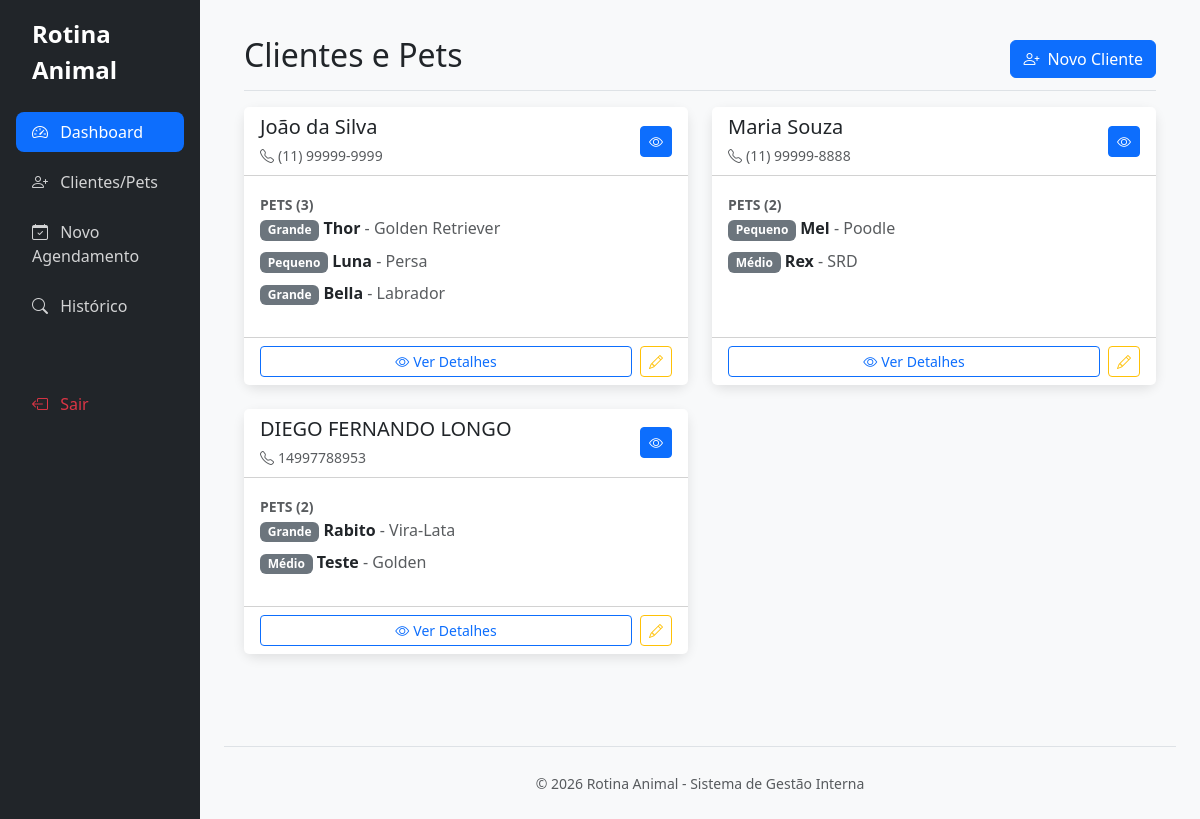
/clientes/, run on an earlier commit of the app's database.
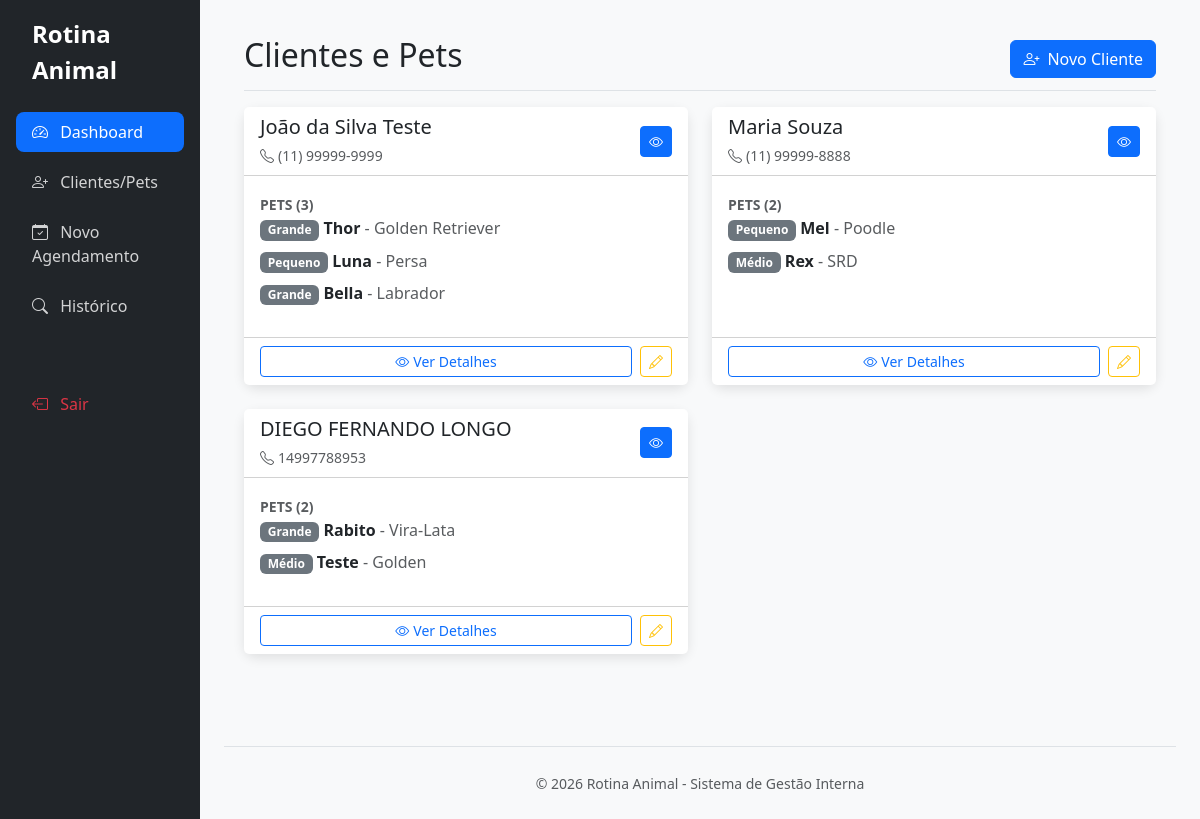
And on a later commit of the database.
### core/models.py (models this page shows, shortened)
class Cliente(models.Model):
    nome_cliente = models.CharField(max_length=100)
    telefone = models.CharField(max_length=20)
    cpf = models.CharField(max_length=11, unique=True, null=True, blank=True)
    rua = models.CharField(max_length=100, null=True, blank=True)
    numero = models.CharField(max_length=10, null=True, blank=True)
    bairro = models.CharField(max_length=100, null=True, blank=True)
    criado_em = models.DateTimeField(auto_now_add=True)

### core/views.py (the view)
# urls.py: path('clientes/', views.cadastro_cliente_view, name='cadastro_cliente'),
def cadastro_cliente_view(request):
    clientes = Cliente.objects.all()
    return render(request, 'cadastro_cliente.html', {'clientes': clientes})

### templates/cadastro_cliente.html (shortened to what this page needs)
{% extends 'base.html' %}
{% block content %}
<div class="pt-3 pb-2 mb-3 border-bottom d-flex justify-content-between align-items-center">
    <h1 class="h2">Clientes e Pets</h1>
    <a href="{% url 'cliente_create' %}" class="btn btn-primary">
        <i class="bi bi-person-plus me-2"></i>Novo Cliente
    </a>
</div>
{% if clientes %}
<div class="row">
    {% for cliente in clientes %}
    <div class="col-lg-6 mb-4">
        <div class="card card-tv h-100">
            <div class="card-header bg-white d-flex justify-content-between align-items-center">
                <div>
                    <h5 class="card-title mb-1">{{ cliente.nome_cliente }}</h5>
                    <small class="text-muted"><i class="bi bi-telephone me-1"></i>{{ cliente.telefone }}</small>
                </div>
                <div>
                    <a href="{% url 'cliente_detail' cliente.id %}" class="btn btn-sm btn-primary" title="Ver detalhes">
                        <i class="bi bi-eye"></i>
                    </a>
                </div>
            </div>
            <div class="card-body">
                {% if cliente.pets.all %}
                <div class="mb-3">
                    <label class="fw-bold text-muted small">PETS ({{ cliente.pets.count }})</label>
                    <ul class="list-unstyled">
                        {% for pet in cliente.pets.all %}
                        <li class="mb-2">
                            <span class="badge bg-secondary">{{ pet.get_porte_pet_display }}</span>
                            <strong>{{ pet.nome_pet }}</strong>
                            <span class="text-muted">- {{ pet.raca_pet }}</span>
                        </li>
                        {% endfor %}
                    </ul>
                </div>
                {% else %}
                <div class="alert alert-info mb-0">
                    <small><i class="bi bi-info-circle me-1"></i>Nenhum pet cadastrado</small>
                </div>
                {% endif %}
            </div>
            <div class="card-footer bg-white d-flex gap-2">
                <a href="{% url 'cliente_detail' cliente.id %}" class="btn btn-sm btn-outline-primary flex-grow-1">
                    <i class="bi bi-eye me-1"></i>Ver Detalhes
                </a>
                <a href="{% url 'cliente_edit' cliente.id %}" class="btn btn-sm btn-outline-warning">
                    <i class="bi bi-pencil"></i>
                </a>
            </div>
        </div>
    </div>
    {% endfor %}
</div>
{% endif %}
{% endblock %}

What changed in the data, as far as the page shows it:
changed Cliente: nome_cliente "João da Silva" → "João da Silva Teste"
